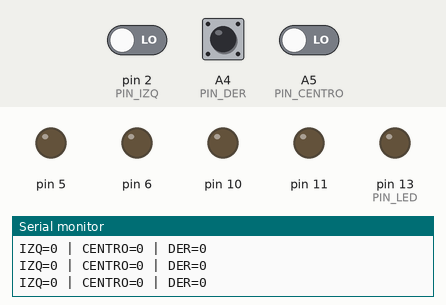
Recording of a sketch running on a simulated Arduino Uno, built with avr-gcc and run on an emulated ATmega328P. On the bench: output pins drawn as LEDs (lit = HIGH), the last lines printed to the serial monitor. Dashed ring = blinking. The inputs (shaded band) are chosen by the test bench; at power-on: pin 2 (PIN_IZQ) LOW, A4 (PIN_DER) LOW, A5 (PIN_CENTRO) LOW.

Above: at 1.6 s.
1.7 s: pin 2 (PIN_IZQ) driven HIGH
At 2.1 s:
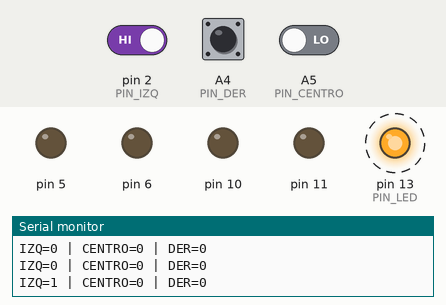
4.7 s: pin 2 (PIN_IZQ) driven LOW
At 5.6 s:
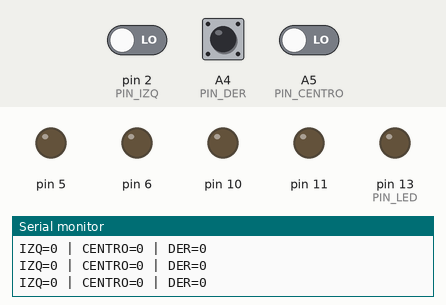
6.2 s: A4 (PIN_DER) driven HIGH
At 6.39 s:
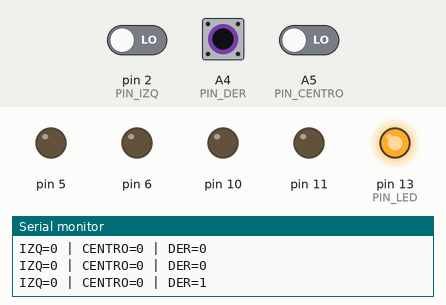
9.2 s: A4 (PIN_DER) driven LOW
At 9.9 s:
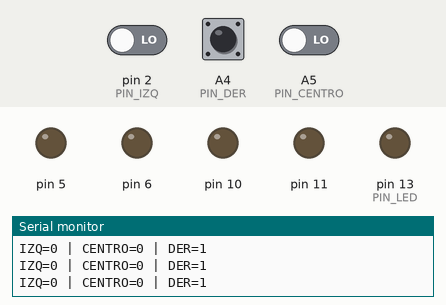
10.7 s: A4 (PIN_DER) pulsed HIGH 2 times (0.12 s each, 0.3 s apart)
At 10.95 s:
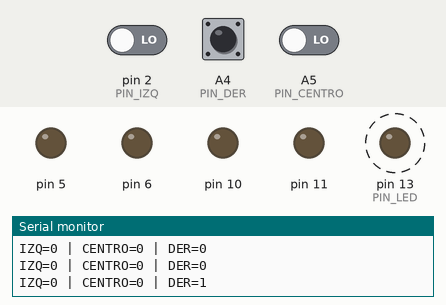
14.3 s: A4 (PIN_DER) pulsed HIGH 2 times (0.12 s each, 0.3 s apart)
At 16.3 s:
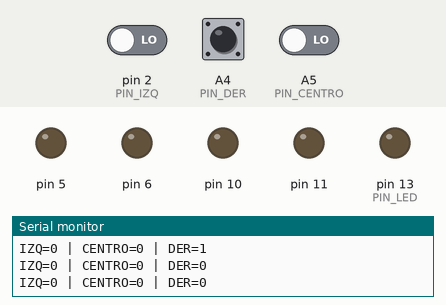
Timing chart, 0 to 17.8 s (numbered marks = the images above; inputs shaded):
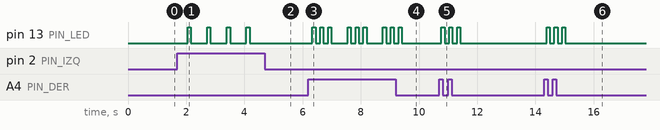

Measured:
- after the input at 1.7 s, pin 13 (PIN_LED): alternates HIGH for 0.11 s and LOW for 0.56 s, starting after 0.35 s
- after the input at 4.7 s, pin 13 (PIN_LED): stops changing and stays LOW
- after the input at 6.2 s, pin 13 (PIN_LED): LOW → HIGH after 0.14 s, then repeats every 1.2 s: 2 × (LOW 0.16 s, HIGH 0.11 s), LOW 0.56 s, HIGH 0.11 s
- after the input at 9.2 s, pin 13 (PIN_LED): goes on until 9.4 s, then stays LOW
- after the input at 10.7 s, pin 13 (PIN_LED): alternates HIGH for 0.11 s and LOW for 0.16 s, 6 changes in all, then stays LOW, starting after 0.07 s
- after the input at 14.3 s, pin 13 (PIN_LED): alternates HIGH for 0.11 s and LOW for 0.16 s, 6 changes in all, then stays LOW, starting after 0.08 s

The sketch:

Diagnostico_JS40F_E5.ino
```cpp
/*
  TORMENTA NEGRA - E5
  DIAGNOSTICO DE LOS TRES SENSORES DE OPONENTE JS40F

  Este sketch NO mueve motores y NO activa combate.
  Pines REGISTRADOS en E3/E4:
  JS40F IZQUIERDO D2, CENTRO A5, DERECHO A4.
  Alimentacion JS40F: entre 3.3V y 5V, NUNCA directo a 7.4V.
  JS40F (segun fabricante): HIGH=detecta, LOW=no detecta.

  Prueba A (USB solamente, sin bateria):
    Monitor Serie 9600; lectura 0/1 de cada sensor.
    Solo es valida si los sensores estan alimentados por USB.

  Prueba B (bateria solamente, sin USB):
    El LED_BUILTIN (normalmente D13, NO los LED JS40F)
    hace 1 destello por sensor IZQ detectado,
    2 destellos por CENTRAL detectado,
    3 destellos por DER detectado.
    Probar UN SENSOR POR VEZ para identificar claramente cada uno.
    Si ninguno detecta, el LED queda apagado.
    Comprobar que la placa tiene LED accesible en LED_BUILTIN.

  Si el LED fisico del JS40F se enciende al detectar pero Arduino
  muestra 0 siempre: revisar señal, GND, pines y alimentación.
  Si el LED del JS40F no se enciende, revisar orientacion,
  obstaculos frente al sensor y alimentacion.
*/

#include <Arduino.h>

const byte PIN_IZQ = 2;
const byte PIN_CENTRO = A5;
const byte PIN_DER = A4;
const byte PIN_LED = LED_BUILTIN;

void motoresApagados() {
  digitalWrite(5, LOW);
  digitalWrite(6, LOW);
  digitalWrite(10, LOW);
  digitalWrite(11, LOW);
}

void destellos(byte cantidad) {
  for (byte i = 0; i < cantidad; ++i) {
    digitalWrite(PIN_LED, HIGH);
    delay(110);
    digitalWrite(PIN_LED, LOW);
    delay(160);
  }
  delay(250);
}

void setup() {
  // Poner salidas a LOW antes de configurarlas como OUTPUT.
  digitalWrite(5, LOW);
  digitalWrite(6, LOW);
  digitalWrite(10, LOW);
  digitalWrite(11, LOW);
  pinMode(5, OUTPUT);
  pinMode(6, OUTPUT);
  pinMode(10, OUTPUT);
  pinMode(11, OUTPUT);
  motoresApagados();

  pinMode(PIN_IZQ, INPUT);
  pinMode(PIN_CENTRO, INPUT);
  pinMode(PIN_DER, INPUT);
  pinMode(PIN_LED, OUTPUT);
  digitalWrite(PIN_LED, LOW);

  Serial.begin(9600);
  Serial.println(F("JS40F | IZQ D2 / CENTRO A5 / DER A4"));
  Serial.println(F("0 = NO DETECTA | 1 = DETECTA"));
  Serial.println(F("Motores DESACTIVADOS"));
}

void loop() {
  motoresApagados();

  int izq = digitalRead(PIN_IZQ);
  int centro = digitalRead(PIN_CENTRO);
  int der = digitalRead(PIN_DER);

  Serial.print(F("IZQ=")); Serial.print(izq);
  Serial.print(F(" | CENTRO=")); Serial.print(centro);
  Serial.print(F(" | DER=")); Serial.println(der);

  // LED integrado para comprobacion sin USB.
  // Destellos separados por una pausa; acercar a un solo sensor.
  if (izq == HIGH) destellos(1);
  if (centro == HIGH) destellos(2);
  if (der == HIGH) destellos(3);
  if (izq == LOW && centro == LOW && der == LOW) {
    digitalWrite(PIN_LED, LOW);
    delay(250);
  }
  delay(150);
}
```
